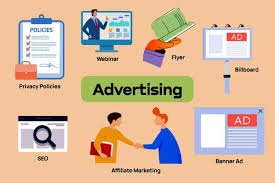
#> input picture ar-billboard/assets/default_images/ad_16x9_1.jpeg, 275 x 183 px
$ python -i billboard_detector.py   (imports and definitions only)
#> lines starting #> are read from the running program, lines starting #| are printed output that depends on the picture; after the words box and inside, x2 and y2 are one past the last pixel; in counts of white or black regions, pixels touching at a corner belong together
#> further down, picture is the input picture: shape (183, 275, 3); mean B, G, R 157.5, 185.5, 215.8
# src/detect/billboard_detector.py
import os
from collections import namedtuple
from typing import List, Optional, Tuple

import cv2
import numpy as np

Det = namedtuple("Det", "box score cls class_name")  # (x1,y1,x2,y2), conf, class_id, readable name


def _largest_rect_bbox(bgr: np.ndarray) -> Optional[Det]:
    """
    Fallback: find the largest convex 4-point contour and return its bbox.
    Works well for screens/boards when YOLO misses in bad light.
    """
    g = cv2.cvtColor(bgr, cv2.COLOR_BGR2GRAY)
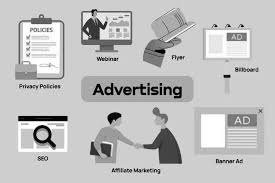
#> g: shape (183, 275); min 0, max 255, mean 191.4
    g = cv2.GaussianBlur(g, (5, 5), 0)
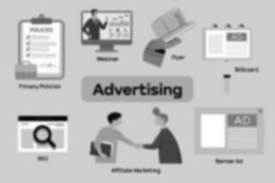
#> g: shape (183, 275); min 5, max 255, mean 191.4
    e = cv2.Canny(g, 60, 160)
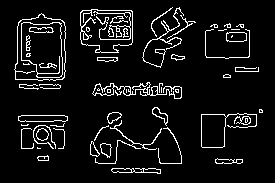
#> e: shape (183, 275); 7.6% white in thin lines or dots, all inside (x1, y1, x2, y2) = (14, 7, 263, 174)
    e = cv2.dilate(e, None, iterations=1)
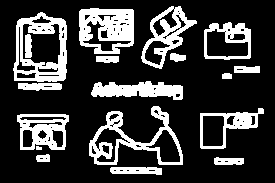
#> e: shape (183, 275); 23% white; 18 white regions
    cnts, _ = cv2.findContours(e, cv2.RETR_EXTERNAL, cv2.CHAIN_APPROX_SIMPLE)
#> cnts = 17 contours, 1 with area under 20; largest, box (x1, y1, x2, y2) and area: (13, 12, 67, 82) 3168, (89, 106, 183, 165) 2466, (79, 8, 134, 54) 2142, (141, 6, 197, 69) 1647, (17, 114, 69, 150) 1529

    best = None
    best_area = 0
    h, w = g.shape
#> h = 183; w = 275
    for c in cnts:
        peri = cv2.arcLength(c, True)
        approx = cv2.approxPolyDP(c, 0.02 * peri, True)
        if len(approx) == 4 and cv2.isContourConvex(approx):
            x, y, ww, hh = cv2.boundingRect(approx)
            if ww < 40 or hh < 40 or ww >= w or hh >= h:
                continue
            area = ww * hh
            if area > best_area:
                best = (x, y, x + ww, y + hh)
                best_area = area
#> this loop made 17 passes
#> (peri, approx, x, y, ww, hh) on passes 2, 11, 12: (70.49, [[214, 158], [215, 164], [243, 163], [243, 158]], 214, 158, 30, 7), (62.83, [[234, 66], [234, 72], [259, 72], [259, 66]], 234, 66, 26, 7), (55.66, [[96, 56], [96, 61], [118, 61], [118, 56]], 96, 56, 23, 6)
#> peri on passes 1, 3, 4, 5, 6, 7: 113.9, 37.66, 15.41, 179.5, 206, 398.2
#> after the loop, best_area = 0
    if best is None:
        return None
    return Det(best, 0.15, -1, "fallback-rect")


class BillboardDetector:
    """
    YOLOv8 (Ultralytics) Torch backend with a robust rectangle fallback.
    Config keys read from detector.yaml:
      - backend: "torch"
      - weights_path: "yolov8n.pt"
      - img_size: 768
      - conf_thres: 0.15
      - iou_nms: 0.45
      - classes: [62,63,67]  # tv, laptop, cell phone (COCO)
      - max_detections: 1
      - device: "auto" | "cuda" | "cpu"
      - half: false
      - agnostic_nms: true
    """

    _COCO_NAMES = [
        # 0..79 coco names
        "person","bicycle","car","motorcycle","airplane","bus","train","truck","boat","traffic light",
        "fire hydrant","stop sign","parking meter","bench","bird","cat","dog","horse","sheep","cow",
        "elephant","bear","zebra","giraffe","backpack","umbrella","handbag","tie","suitcase",
        "frisbee","skis","snowboard","sports ball","kite","baseball bat","baseball glove","skateboard",
        "surfboard","tennis racket","bottle","wine glass","cup","fork","knife","spoon","bowl",
        "banana","apple","sandwich","orange","broccoli","carrot","hot dog","pizza","donut","cake",
        "chair","couch","potted plant","bed","dining table","toilet","tv","laptop","mouse","remote",
        "keyboard","cell phone","microwave","oven","toaster","sink","refrigerator","book","clock",
        "vase","scissors","teddy bear","hair drier","toothbrush"
    ]

    # [123 lines left out: functions __init__, detect_full, detect_roi, _ensure_yolo, _class_name, _yolo_detect and 1 more, not called in this run]

>>> import cv2
>>> picture = cv2.imread('../../assets/default_images/ad_16x9_1.jpeg')
>>> result = _largest_rect_bbox(picture)
